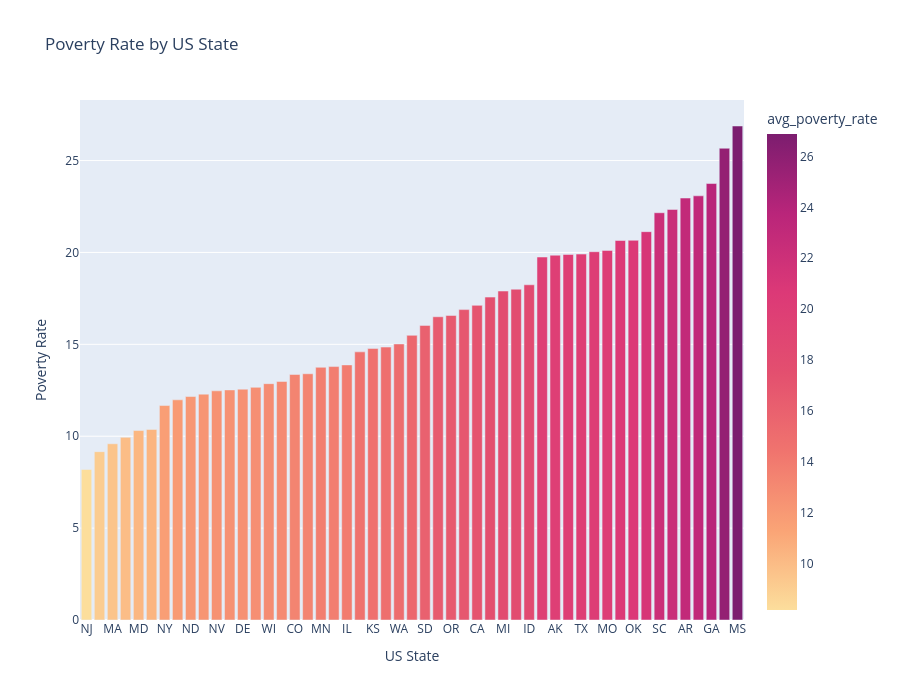

Source (notebook cell):
### Code cell
state_poverty_bar = px.bar(state_poverty, x='Geographic Area', y='avg_poverty_rate', color='avg_poverty_rate',
                           title='Poverty Rate by US State', color_continuous_scale='sunsetdark', height=700,
                            labels={'poverty_rate': 'Poverty Rate'})
state_poverty_bar.update_layout(xaxis_title='US State', yaxis_title='Poverty Rate')
state_poverty_bar.show()

### Figure 1 — Plotly figure (JSON) as saved in the notebook; plotly's stock layout.template omitted (floating-point values rounded to 4 significant figures)
{"data": [{"hovertemplate": "Geographic Area=%{x}<br>avg_poverty_rate=%{marker.color}<extra></extra>", "legendgroup": "", "marker": {"color": [8.19, 9.16, 9.59, 9.94, 10.31, 10.37, 11.67, 11.98, 12.16, 12.29, 12.47, 12.52, 12.56, 12.66, 12.86, 12.98, 13.36, 13.4, 13.75, 13.79, 13.88, 14.59, 14.77, 14.85, 15.02, 15.49, 16.03, 16.5, 16.57, 16.89, 17.12, 17.57, 17.9, 18.0, 18.24, 19.75, 19.85, 19.89, 19.91, 20.04, 20.11, 20.65, 20.66, 21.13, 22.16, 22.34, 22.96, 23.08, 23.75, 25.67, 26.88], "coloraxis": "coloraxis", "pattern": {"shape": ""}}, "name": "", "orientation": "v", "showlegend": false, "textposition": "auto", "type": "bar", "x": ["NJ", "CT", "MA", "WY", "MD", "RI", "NY", "UT", "ND", "IA", "NV", "PA", "DE", "NH", "WI", "NE", "CO", "HI", "MN", "VT", "IL", "VA", "KS", "OH", "WA", "IN", "SD", "MT", "OR", "ME", "CA", "FL", "MI", "DC", "ID", "NC", "AK", "TN", "TX", "KY", "MO", "AL", "OK", "WV", "SC", "LA", "AR", "NM", "GA", "AZ", "MS"], "xaxis": "x", "y": [8.19, 9.16, 9.59, 9.94, 10.31, 10.37, 11.67, 11.98, 12.16, 12.29, 12.47, 12.52, 12.56, 12.66, 12.86, 12.98, 13.36, 13.4, 13.75, 13.79, 13.88, 14.59, 14.77, 14.85, 15.02, 15.49, 16.03, 16.5, 16.57, 16.89, 17.12, 17.57, 17.9, 18.0, 18.24, 19.75, 19.85, 19.89, 19.91, 20.04, 20.11, 20.65, 20.66, 21.13, 22.16, 22.34, 22.96, 23.08, 23.75, 25.67, 26.88], "yaxis": "y"}], "layout": {"barmode": "relative", "coloraxis": {"colorbar": {"title": {"text": "avg_poverty_rate"}}, "colorscale": [[0, "rgb(252, 222, 156)"], [0.1667, "rgb(250, 164, 118)"], [0.3333, "rgb(240, 116, 110)"], [0.5, "rgb(227, 79, 111)"], [0.6667, "rgb(220, 57, 119)"], [0.8333, "rgb(185, 37, 122)"], [1, "rgb(124, 29, 111)"]]}, "height": 700, "legend": {"tracegroupgap": 0}, "title": {"text": "Poverty Rate by US State"}, "xaxis": {"anchor": "y", "domain": [0, 1], "title": {"text": "US State"}}, "yaxis": {"anchor": "x", "domain": [0, 1], "title": {"text": "Poverty Rate"}}}}
